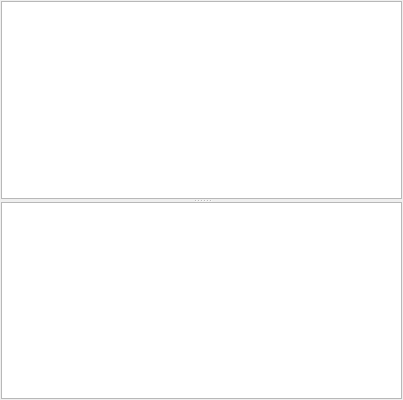
<?xml version="1.0" encoding="UTF-8"?>
<ui version="4.0">
 <class>MediaLibrary</class>
 <widget class="QWidget" name="MediaLibrary">
  <property name="geometry">
   <rect>
    <x>0</x>
    <y>0</y>
    <width>403</width>
    <height>400</height>
   </rect>
  </property>
  <property name="windowTitle">
   <string>Form</string>
  </property>
  <layout class="QHBoxLayout" name="horizontalLayout">
   <property name="spacing">
    <number>1</number>
   </property>
   <property name="leftMargin">
    <number>1</number>
   </property>
   <property name="topMargin">
    <number>1</number>
   </property>
   <property name="rightMargin">
    <number>1</number>
   </property>
   <property name="bottomMargin">
    <number>1</number>
   </property>
   <item>
    <widget class="QSplitter" name="splitter">
     <property name="orientation">
      <enum>Qt::Vertical</enum>
     </property>
     <property name="handleWidth">
      <number>3</number>
     </property>
     <widget class="QTreeView" name="treeViewLibrary"/>
     <widget class="QTableView" name="tableViewPlaylist"/>
    </widget>
   </item>
  </layout>
 </widget>
 <resources/>
 <connections/>
</ui>
